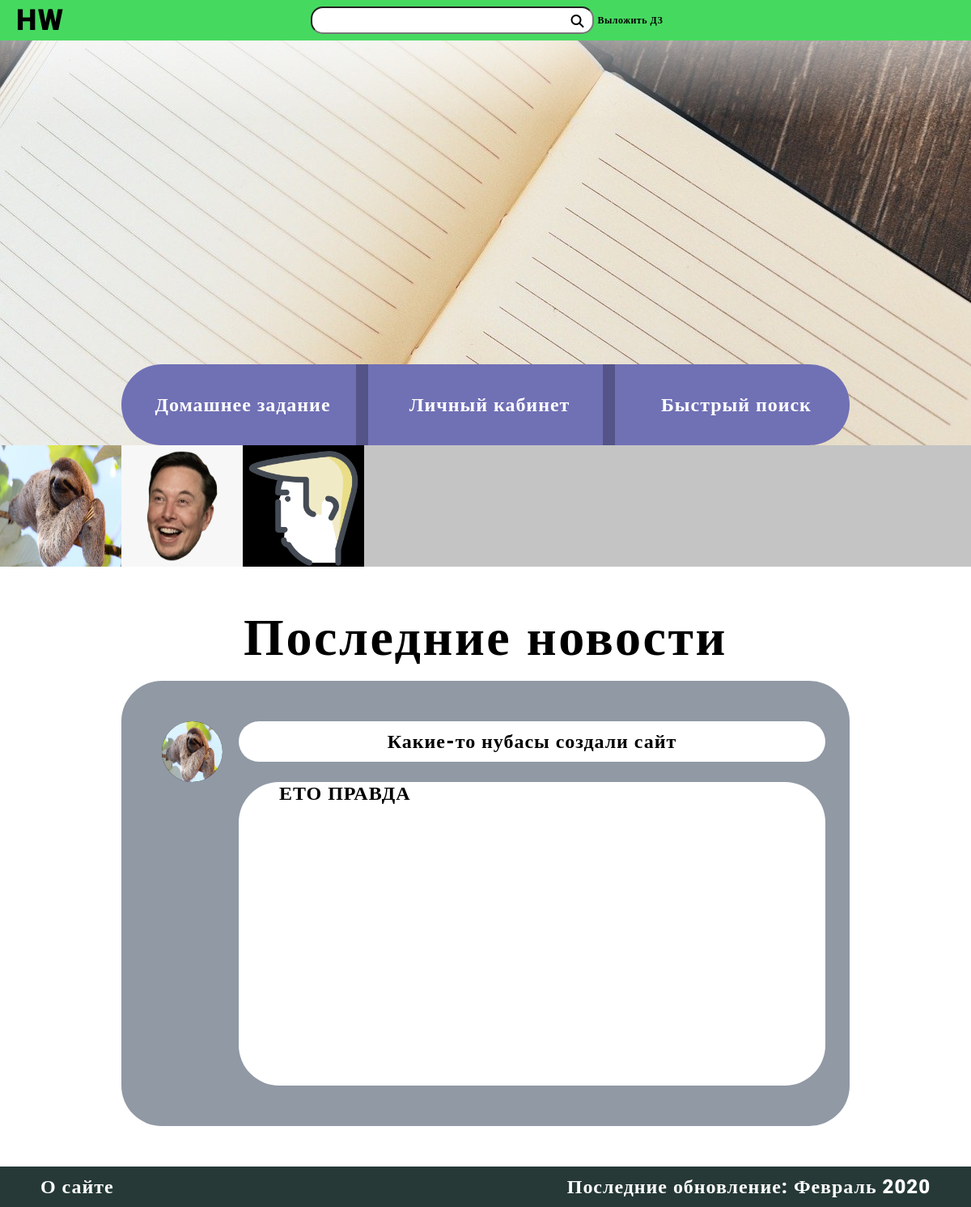
The app's page / (signed in) with its own data.
### users/models.py (models this page shows, shortened)
class User(AbstractBaseUser):
	username = models.CharField(max_length=20, unique=True, validators=[validate_input])
	admin = models.BooleanField(default=False)
	staff = models.BooleanField(default=False)
	USERNAME_FIELD = 'username'
	REQUIRED_FIELDS = []
	objects = UserManager()
	@property
	def last_publictation_date(self):
		return self.homeworks.all().date()[0].publication_date
	@property
	def has_homeworks(self):
		return self.homeworks.all().count() != 0

class UserProfile(models.Model):
	user = models.OneToOneField(User, related_name='profile', on_delete=models.CASCADE)
	name = models.CharField(max_length=15, blank=True, validators=[validate_input])
	surname = models.CharField(max_length=15, blank=True, validators=[validate_input])
	grade = models.IntegerField(choices=create_grades(), default=1)
	photo = models.ImageField(upload_to=upload_location, default='users/default.jpg')

### homeworks/models.py (models this page shows, shortened)
class New(models.Model):
	publisher = models.ForeignKey(User, related_name='news', on_delete=models.CASCADE)
	summary = models.CharField(max_length=40)
	description = models.CharField(max_length=400)
	publication_date = models.DateTimeField(auto_now_add=True)

### HWHUB/views.py (the view)
# urls.py: path('', views.MainPage.as_view(), name='main'),
@method_decorator(login_required, name='dispatch')
class MainPage(View):
	def get(self, request):
		last_users = User.objects.all().last()[:10]
		last_news = New.objects.all().order_by('-publication_date')
		if request.user.is_authenticated:
			profile = UserProfile.objects.filter(user=request.user)[0]
		else:
			profile = None
		context = {'user':request.user, 'profile':profile,
		'last_users':last_users, 'last_news':last_news, 'classes':list(range(1, 12))}
		return render(request, 'main.html', context)

### homeworks/models.py (called while the page is built)
	def date(self):
		return self.order_by('-publication_date')

	def get_queryset(self):
		return HomeworkQuerySet(self.model, using=self._db)

### users/models.py (called while the page is built)
	def last(self):
		U = [user for user in self if user.has_homeworks]
		return sorted(U, key=lambda x: x.last_publictation_date, reverse=True)

	def get_queryset(self):
		return UserQuerySet(self.model, using=self._db)

### templates/main.html (shortened to what this page needs)
{% extends 'navbar.html' %}
{% load static %}
{% block link %}
<link href="{% static 'styles/main.css' %}?version=32" rel="stylesheet">
{% endblock %}
{% block content %}
<div class="content">
	<div class="header">
		<div class="header_button_area" style="background: linear-gradient(180deg, rgba(255, 255, 255, 0.82) 0.01%, rgba(255, 255, 255, 0.54) 0.02%, rgba(255, 255, 255, 0) 19.79%), url({% static 'images/header.jpg' %});">
			<div class="header_button_area_button">
				<div class="header_button_area_button_HW">
						<div class="header_button_area_button_HW_Link">
							<p class="usual" style="margin-top: 36px">Домашнее задание</p>
						</div>
				</div>
				<div class="Stick"></div>
				<div class="header_button_area_button_LK">
					<a href="id{{request.user.id}}">
						<div class="header_button_area_button_LK_Link">
							<p class="usual" style="margin-top: 36px">Личный кабинет</p>
						</div>
					</a>
				</div>
				<div class="Stick"></div>
				<div class="header_button_area_button_FS">
						<div class="header_button_area_button_FS_Link">
							<p class="usual" style="margin-top: 36px">Быстрый поиск</p>
						</div>
				</div>
			</div>
		</div>
		<div class="HW_LastUsers" style="background: #C4C4C4">
			{% for user in last_users %}
			<div class="HW_LastUsers_Item">
			<a href="{% url 'profile' user.id %}">
			<img src="{{ user.profile.photo.url }}" width="150px" height="150px" style="background: black">
			</a>
			</div>
			{% endfor %}
		</div>
	</div>
	<div class="main_content">
		<p class="usual" style="margin-top: 50px; font-size: 64px; line-height: 75px; color: black!important" align="center">Последние новости</p>
		<div class="news_block">
			{% for new in last_news %}
			<div class="news_block_grid">
				<div class="news_block_avatar">
					<img src="{{new.publisher.profile.photo.url}}" width="75px" height="75px">
				</div>
				<div class="news_block_name">
					<div class="news_block_name_content usual" style="color: black!important;">
						{{new.summary}}
					</div>
				</div>
				<div class="news_block_content">
					<div class="news_block_content_content usual" style="color: black!important;">
						{{new.description}}
					</div>
				</div>
			</div>
			{% endfor %}
		</div>
	</div>
	<div class="footer">
		<a class="usual" href="#" style="left: 50px; position: absolute; margin-top: 11px">О сайте</a>
		<div class="last_update">
		<p class="usual" style="margin-bottom: 0px">Последние обновление: Февраль 2020</p>
		</div>
	</div>
</div>
{% endblock %}

### static/styles/style_nav.css (style rules this page uses)
.usual { font-family: Roboto; font-style: normal; font-weight: 900; font-size: 24px; line-height: 28px; text-align: center; letter-spacing: 0.04em; color: #FFFFFF; }

### static/styles/main.css (style rules this page uses)
.content { display: grid; width: 100%; height: 100%; grid-template-columns: 150px calc(100% - (150px * 2)) 150px; grid-template-rows: 650px calc(100% - 700px) 50px; grid-template-areas: "header header header" "left content right" "footer footer footer"; }
.header { grid-area: header; height: 650px; }
.header_button_area { height: 500px; }
.main_content { grid-area: content; }
.footer { grid-area: footer; background: #263936; }
.HW_LastUsers { display: grid; grid-template-rows: 150px; grid-template-columns: repeat(100,150px); overflow-x: hidden; max-height: 150px; overflow-y: hidden; }
.news_block { background: #9099A4; width: 100%; height: 550px; border-radius: 50px; margin-bottom: 50px; }
.news_block_grid { width: calc(100% - 100px); height: calc(100% - 50px); padding-top: 50px; margin-left: 50px; display: grid; grid-template-areas: "profile name" "empty content"; grid-template-columns: 75px calc(100% - 75px); grid-template-rows: 75px calc(100% - 75px); grid-column-gap: 20px; }
.news_block_avatar img { border-radius: 75px; background: black; height: 75px; width: 75px; grid-area: profile; }
.news_block_name { width: 100%; height: 50px; border-radius: 50px; background: white; grid-area: name; }
.news_block_content { width: 100%; height: 100%; border-radius: 50px; background: white; grid-area: content; }
.header_button_area_button { position: absolute; margin-left: 150px; margin-top: 400px; display: grid; border-radius: 50px; width: calc(100% - 300px); height: 100px; grid-template-columns: calc((100% - 30px) / 3) 15px calc((100% - 30px) / 3) 15px calc((100% - 30px) / 3); }
.header_button_area_button_HW { background: #7070B5; border-radius: 50px 0px 0px 50px; align-items: center; text-align: center; }
.header_button_area_button_LK { background: #7070B5; align-items: center; text-align: center; }
.header_button_area_button_FS { background: #7070B5; border-radius: 0px 50px 50px 0px; align-items: center; text-align: center; }
.Stick { background: #545488; }
.usual { font-family: Roboto; font-style: normal; font-weight: 900; font-size: 24px; line-height: 28px; text-align: center; letter-spacing: 0.04em; color: #FFFFFF; }
.header_button_area_button_HW_Link { align-items: center; text-align: center; height: 100%; width: calc(100%/3); position: absolute; }
.header_button_area_button_LK_Link { align-items: center; text-align: center; height: 100%; width: calc(100%/3); position: absolute; }
.header_button_area_button_FS_Link { align-items: center; text-align: center; height: 100%; width: calc(100%/3); position: absolute; }
.last_update { right: 50px; position: absolute; height: 28px; margin-top: 11px; }
.news_block_name_content { margin-top: 11px; width: calc(100% - 100px); margin-left: 50px; }
.news_block_content_content { margin-left: 50px; text-align: left!important; width: calc(100% - 100px); }

### records on screen
User: profile.photo (picture)
User: profile.photo (placeholder picture)
User: profile.photo (picture)
New: publisher.profile.photo (picture), summary "Какие-то нубасы создали сайт", description "ЕТО ПРАВДА"
